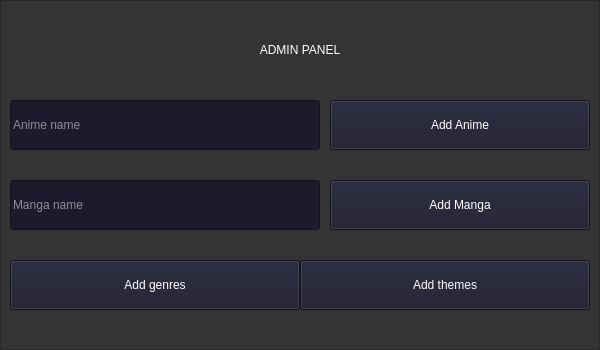
<?xml version="1.0" encoding="UTF-8"?>
<ui version="4.0">
 <class>MainWindow</class>
 <widget class="QMainWindow" name="MainWindow">
  <property name="geometry">
   <rect>
    <x>0</x>
    <y>0</y>
    <width>600</width>
    <height>350</height>
   </rect>
  </property>
  <property name="windowTitle">
   <string>MainWindow</string>
  </property>
  <widget class="QWidget" name="centralwidget">
   <widget class="QFrame" name="bg">
    <property name="enabled">
     <bool>true</bool>
    </property>
    <property name="geometry">
     <rect>
      <x>0</x>
      <y>0</y>
      <width>600</width>
      <height>350</height>
     </rect>
    </property>
    <property name="styleSheet">
     <string notr="true">background-color: rgb(52, 52, 52)</string>
    </property>
    <property name="frameShape">
     <enum>QFrame::StyledPanel</enum>
    </property>
    <property name="frameShadow">
     <enum>QFrame::Raised</enum>
    </property>
    <widget class="QPushButton" name="add_genres_button">
     <property name="geometry">
      <rect>
       <x>10</x>
       <y>260</y>
       <width>290</width>
       <height>50</height>
      </rect>
     </property>
     <property name="styleSheet">
      <string notr="true">color: rgb(255, 255, 255);
font: 63 11pt &quot;Segoe UI Variable Display Semib&quot;;background-color: rgb(27, 27, 45)</string>
     </property>
     <property name="text">
      <string>Add genres</string>
     </property>
     <property name="default">
      <bool>false</bool>
     </property>
     <property name="flat">
      <bool>false</bool>
     </property>
    </widget>
    <widget class="QPushButton" name="add_themes_button">
     <property name="geometry">
      <rect>
       <x>300</x>
       <y>260</y>
       <width>290</width>
       <height>50</height>
      </rect>
     </property>
     <property name="styleSheet">
      <string notr="true">color: rgb(255, 255, 255);
font: 63 11pt &quot;Segoe UI Variable Display Semib&quot;;background-color: rgb(27, 27, 45)</string>
     </property>
     <property name="text">
      <string>Add themes</string>
     </property>
     <property name="default">
      <bool>false</bool>
     </property>
     <property name="flat">
      <bool>false</bool>
     </property>
    </widget>
    <widget class="QPushButton" name="add_manga_button">
     <property name="geometry">
      <rect>
       <x>330</x>
       <y>180</y>
       <width>260</width>
       <height>50</height>
      </rect>
     </property>
     <property name="styleSheet">
      <string notr="true">color: rgb(255, 255, 255);
font: 63 11pt &quot;Segoe UI Variable Display Semib&quot;;background-color: rgb(27, 27, 45)</string>
     </property>
     <property name="text">
      <string>Add Manga</string>
     </property>
     <property name="default">
      <bool>false</bool>
     </property>
     <property name="flat">
      <bool>false</bool>
     </property>
    </widget>
    <widget class="QPushButton" name="add_anime_button">
     <property name="geometry">
      <rect>
       <x>330</x>
       <y>100</y>
       <width>260</width>
       <height>50</height>
      </rect>
     </property>
     <property name="styleSheet">
      <string notr="true">color: rgb(255, 255, 255);
font: 63 11pt &quot;Segoe UI Variable Display Semib&quot;;background-color: rgb(27, 27, 45)</string>
     </property>
     <property name="text">
      <string>Add Anime</string>
     </property>
     <property name="default">
      <bool>false</bool>
     </property>
     <property name="flat">
      <bool>false</bool>
     </property>
    </widget>
    <widget class="QLabel" name="label">
     <property name="geometry">
      <rect>
       <x>10</x>
       <y>10</y>
       <width>580</width>
       <height>80</height>
      </rect>
     </property>
     <property name="styleSheet">
      <string notr="true">color: rgb(255, 255, 255);
font: 63 20pt &quot;Segoe UI Variable Display Semib&quot;;</string>
     </property>
     <property name="text">
      <string>ADMIN PANEL</string>
     </property>
     <property name="alignment">
      <set>Qt::AlignCenter</set>
     </property>
    </widget>
    <widget class="QLineEdit" name="anime_input">
     <property name="geometry">
      <rect>
       <x>10</x>
       <y>100</y>
       <width>310</width>
       <height>50</height>
      </rect>
     </property>
     <property name="styleSheet">
      <string notr="true">color: rgb(255, 255, 255);
font: 63 11pt &quot;Segoe UI Variable Display Semib&quot;;background-color: rgb(27, 27, 45)</string>
     </property>
     <property name="placeholderText">
      <string>Anime name</string>
     </property>
    </widget>
    <widget class="QLineEdit" name="manga_input">
     <property name="geometry">
      <rect>
       <x>10</x>
       <y>180</y>
       <width>310</width>
       <height>50</height>
      </rect>
     </property>
     <property name="styleSheet">
      <string notr="true">color: rgb(255, 255, 255);
font: 63 11pt &quot;Segoe UI Variable Display Semib&quot;;background-color: rgb(27, 27, 45)</string>
     </property>
     <property name="placeholderText">
      <string>Manga name</string>
     </property>
    </widget>
   </widget>
  </widget>
 </widget>
 <resources/>
 <connections/>
</ui>
